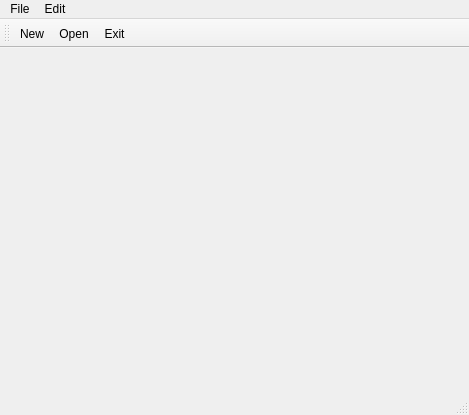
<?xml version="1.0" encoding="UTF-8"?>
<ui version="4.0">
 <class>MainWindow</class>
 <widget class="QMainWindow" name="MainWindow">
  <property name="geometry">
   <rect>
    <x>0</x>
    <y>0</y>
    <width>469</width>
    <height>415</height>
   </rect>
  </property>
  <property name="windowTitle">
   <string>MainWindow</string>
  </property>
  <widget class="QWidget" name="centralwidget"/>
  <widget class="QMenuBar" name="menubar">
   <property name="geometry">
    <rect>
     <x>0</x>
     <y>0</y>
     <width>469</width>
     <height>26</height>
    </rect>
   </property>
   <widget class="QMenu" name="menuFile">
    <property name="title">
     <string>File</string>
    </property>
    <addaction name="actionNew"/>
    <addaction name="actionOpen"/>
    <addaction name="actionSave"/>
    <addaction name="actionClose"/>
   </widget>
   <widget class="QMenu" name="menuEdit">
    <property name="title">
     <string>Edit</string>
    </property>
    <addaction name="actionCopy"/>
    <addaction name="actionPaste"/>
    <addaction name="actionSelect_All"/>
    <addaction name="actionExit"/>
   </widget>
   <addaction name="menuFile"/>
   <addaction name="menuEdit"/>
  </widget>
  <widget class="QStatusBar" name="statusbar"/>
  <widget class="QToolBar" name="toolBar">
   <property name="windowTitle">
    <string>toolBar</string>
   </property>
   <attribute name="toolBarArea">
    <enum>TopToolBarArea</enum>
   </attribute>
   <attribute name="toolBarBreak">
    <bool>false</bool>
   </attribute>
   <addaction name="actionNew"/>
   <addaction name="actionOpen"/>
   <addaction name="actionExit"/>
  </widget>
  <action name="actionNew">
   <property name="icon">
    <iconset resource="Res.qrc">
     <normaloff>:/Image/ICon/2931173_document_empty_file_new_sheet_icon.png</normaloff>:/Image/ICon/2931173_document_empty_file_new_sheet_icon.png</iconset>
   </property>
   <property name="text">
    <string>New</string>
   </property>
   <property name="toolTip">
    <string>Create new</string>
   </property>
  </action>
  <action name="actionOpen">
   <property name="icon">
    <iconset resource="Res.qrc">
     <normaloff>:/Image/ICon/8530619_folder_open_icon (1).png</normaloff>:/Image/ICon/8530619_folder_open_icon (1).png</iconset>
   </property>
   <property name="text">
    <string>Open</string>
   </property>
  </action>
  <action name="actionSave">
   <property name="text">
    <string>Save</string>
   </property>
  </action>
  <action name="actionClose">
   <property name="text">
    <string>Close</string>
   </property>
  </action>
  <action name="actionCopy">
   <property name="text">
    <string>Copy</string>
   </property>
  </action>
  <action name="actionPaste">
   <property name="text">
    <string>Paste</string>
   </property>
  </action>
  <action name="actionSelect_All">
   <property name="text">
    <string>Select All</string>
   </property>
  </action>
  <action name="actionExit">
   <property name="icon">
    <iconset resource="Res.qrc">
     <normaloff>:/Image/ICon/1564506_close_exit_logout_power_icon.png</normaloff>:/Image/ICon/1564506_close_exit_logout_power_icon.png</iconset>
   </property>
   <property name="text">
    <string>Exit</string>
   </property>
  </action>
 </widget>
 <resources>
  <include location="Res.qrc"/>
 </resources>
 <connections/>
</ui>
